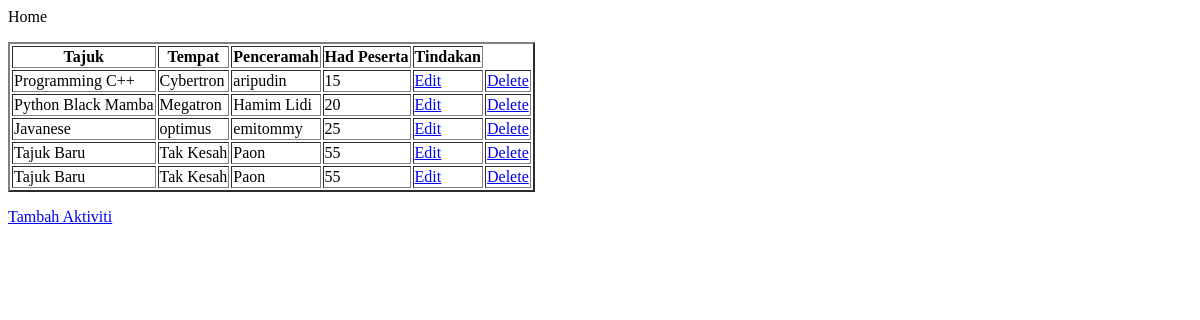
The app's page /penganjur/, older data.
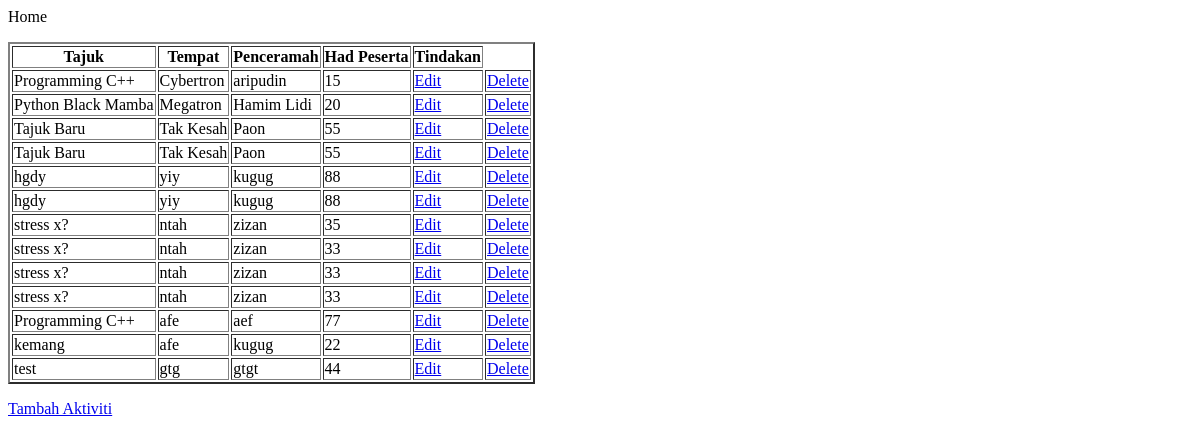
The same page, newer data.
### penganjur/models.py (models this page shows, shortened)
class Aktiviti(models.Model):
	tajuk = models.CharField('Tajuk', blank=False, null=False, max_length=300)
	tempat = models.CharField('Tempat', blank=True, null=True,max_length=300)
	penceramah = models.CharField('Penceramah', blank=True, null=True,max_length=300)
	hadpeserta = models.IntegerField('Had Perta', blank=True, null=True)

### penganjur/views.py (the view)
# urls.py: path('', views.home, name = 'Penganjur Home'),
def home(request):
	var = Aktiviti.objects.all()
	return render(request,'penganjur/home.html',{'aktiviti':var})

### templates/penganjur/home.html
<p> Home </p>
<table border="2">
	<tr>
		<th>Tajuk</th>
		<th>Tempat</th>
		<th>Penceramah</th>
		<th>Had Peserta</th>
		<th>Tindakan</th>
	</tr>
{% for var in aktiviti %}
	<tr>
		<td>{{ var.tajuk }}</td>
		<td>{{ var.tempat }}</td>
		<td>{{ var.penceramah }}</td>
		<td>{{ var.hadpeserta }}</td>
		<td><a href = "{% url 'edit_aktiviti' var.pk %}"> Edit</a></td>
		<td><a href = "{% url 'delete_aktiviti' var.pk %}"> Delete</a></td>
	</tr>
	{% endfor %}
</table>
<p><a href = "{% url 'add_aktiviti' %}"> Tambah Aktiviti</a>

Row changes from the older to the newer data that the page shows:
removed Aktiviti: tajuk "Javanese", tempat "optimus", penceramah "emitommy", hadpeserta "25"
added Aktiviti: tajuk "hgdy", tempat "yiy", penceramah "kugug", hadpeserta "88"
added Aktiviti: tajuk "hgdy", tempat "yiy", penceramah "kugug", hadpeserta "88"
added Aktiviti: tajuk "stress x?", tempat "ntah", penceramah "zizan", hadpeserta "35"
added Aktiviti: tajuk "stress x?", tempat "ntah", penceramah "zizan", hadpeserta "33"
added Aktiviti: tajuk "stress x?", tempat "ntah", penceramah "zizan", hadpeserta "33"
added Aktiviti: tajuk "stress x?", tempat "ntah", penceramah "zizan", hadpeserta "33"
added Aktiviti: tajuk "Programming C++", tempat "afe", penceramah "aef", hadpeserta "77"
added Aktiviti: tajuk "kemang", tempat "afe", penceramah "kugug", hadpeserta "22"
added Aktiviti: tajuk "test", tempat "gtg", penceramah "gtgt", hadpeserta "44"
